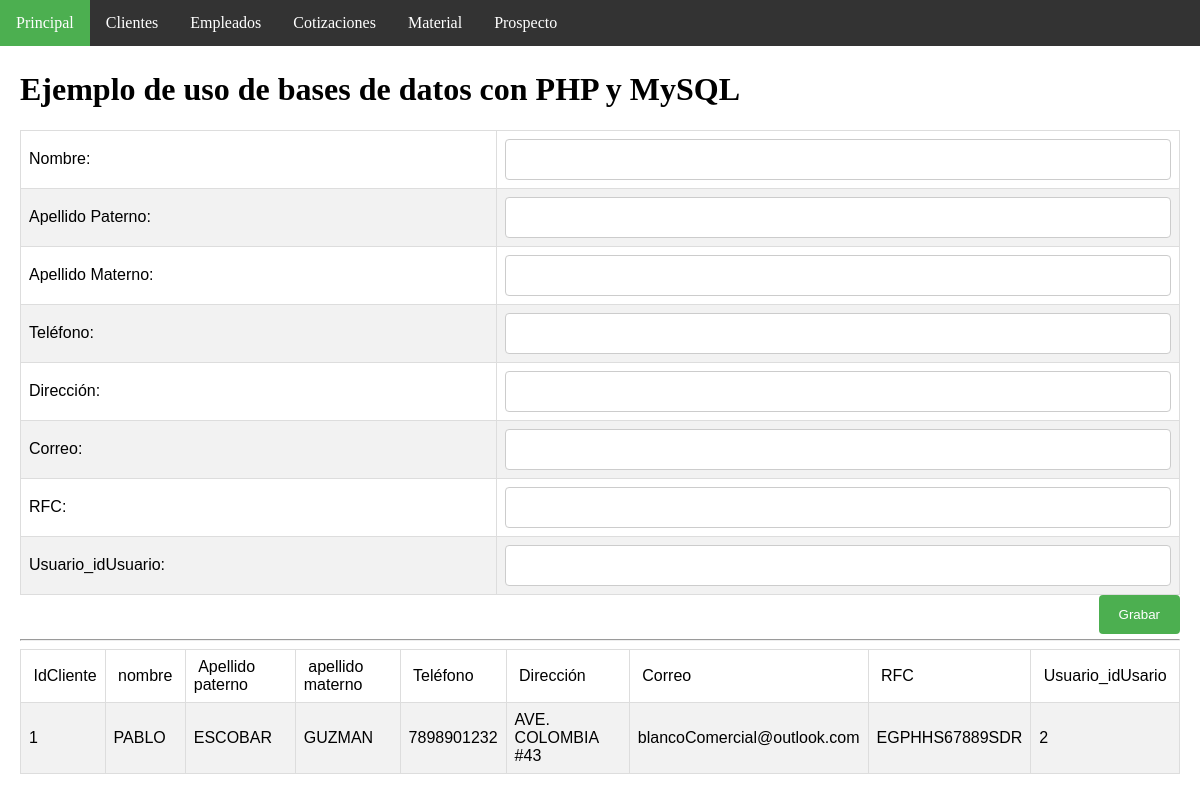
Before: /insertEmpleado.php with the older database file.
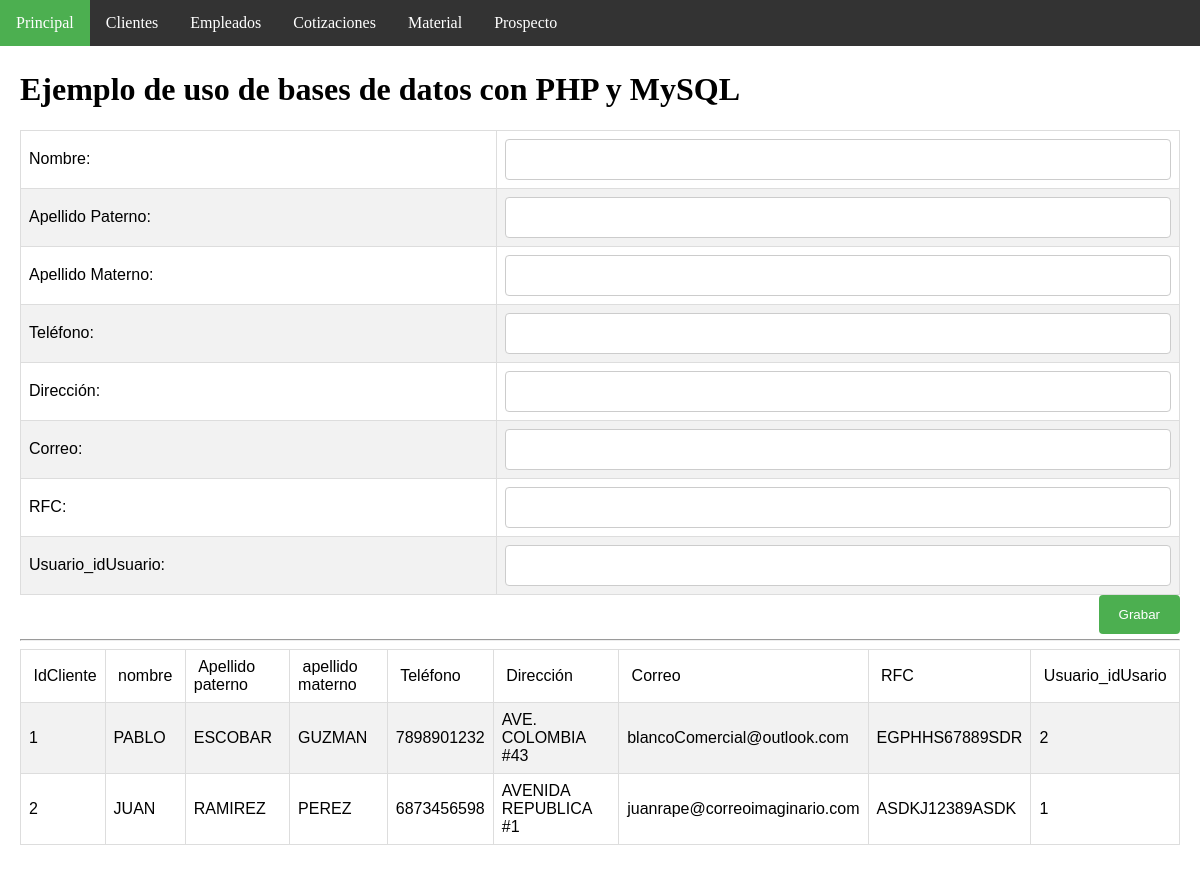
After: the same page with the newer database file.
### tables this page shows
CREATE TABLE `empleado` (
  `idEmpleado` int(11) NOT NULL AUTO_INCREMENT,
  `nombre` varchar(45) NOT NULL,
  `ape-pat` varchar(45) NOT NULL,
  `ape-mat` varchar(45) NOT NULL,
  `telefono` varchar(45) NOT NULL,
  `direccion` varchar(45) NOT NULL,
  `email` varchar(45) NOT NULL,
  `rfc` varchar(45) NOT NULL,
  `Usuario_idUsuario` int(11) NOT NULL,
  PRIMARY KEY (`idEmpleado`,`Usuario_idUsuario`),
  KEY `fk_Empleado_Usuario1_idx` (`Usuario_idUsuario`),
  CONSTRAINT `fk_Empleado_Usuario1` FOREIGN KEY (`Usuario_idUsuario`) REFERENCES `usuario` (`idUsuario`) ON DELETE NO ACTION ON UPDATE NO ACTION
);

### insertEmpleado.php (the view, shortened to what this page needs)
<!DOCTYPE html>
<html>
<head>
   <link rel="stylesheet" type="text/css" href="css/page_style.css">
</head>
<body>
<ul>
  <li><a class="active" href="index.php">Principal</a></li>
  <li><a href="clienteAdmon.php">Clientes</a></li>
  <li><a href="empleadoAdmon.php">Empleados</a></li>
  <li><a href="cotizacionAdmon.php">Cotizaciones</a></li>
  <li><a href="materialAdmon.php">Material</a></li>
  <li><a href="prospectoAdmon.php">Prospecto</a></li>
</ul>
<div style="padding:20px;margin-top:30px;height:1500px;">
<h1>Ejemplo de uso de bases de datos con PHP y MySQL</h1>
<form action="insertEmpleadoDb.php" method="post">
<table>
<tr>
   <td>Nombre:</td>
   <td><input type="text" name="nombre" size="20" maxlength="30"></td>
</tr>
<tr>
   <td>Apellido Paterno:</td>
   <td><input type="text" name="a_p" size="20" maxlength="30"></td>
</tr>
<tr>
   <td>Apellido Materno:</td>
   <td><input type="text" name="a_m" size="20" maxlength="30"></td>
</tr>
<tr>
   <td>Teléfono:</td>
   <td><input type="text" name="tel" size="20" maxlength="30"></td>
</tr>
<tr>
   <td>Dirección:</td>
   <td><input type="text" name="dire" size="20" maxlength="30"></td>
</tr>
<tr>
   <td>Correo:</td>
   <td><input type="text" name="email" size="20" maxlength="30"></td>
</tr>
<tr>
   <td>RFC:</td>
   <td><input type="text" name="rfc" size="20" maxlength="30"></td>
</tr>
<tr>
   <td>Usuario_idUsuario:</td>
   <td><input type="text" name="idu" size="20" maxlength="30"></td>
</tr>
</table>
<input type="submit" name="accion" value="Grabar">
<br><br>
</FORM>
<hr>
<?php
   $link=Conectarse();
   $query="select * from empleado";
   $result=mysqli_query($link,$query);
?>
<center>
 <table>
     <tr>
         <td >&nbsp;IdCliente</td>
         <td>&nbsp;nombre&nbsp;</td>
         <td>&nbsp;Apellido paterno&nbsp;</td>
         <td>&nbsp;apellido materno&nbsp;</td>
         <td>&nbsp;Teléfono&nbsp;</td>
         <td>&nbsp;Dirección&nbsp;</td>
         <td>&nbsp;Correo&nbsp;</td>
         <td>&nbsp;RFC&nbsp;</td>
         <td>&nbsp;Usuario_idUsario&nbsp;</td>
      </tr>
<?php
   while($row = mysqli_fetch_array($result)) {
echo "<tr><td>".$row["idEmpleado"]."</td>";
echo "<td >".$row["nombre"]."</td>";
echo "<td>".$row["ape-pat"]."</td>";
echo "<td>".$row["ape-mat"]."</td>";
echo "<td>".$row["telefono"]."</td>";
echo "<td>".$row["direccion"]."</td>";
echo "<td>".$row["email"]."</td>";
echo "<td>".$row["rfc"]."</td>";
echo "<td>".$row["Usuario_idUsuario"]."</td>";
   }
?>
</table> </center>
</div>
</body>
</html>

Changed rows visible on the page:
added empleado: idEmpleado "2", nombre "JUAN", value "RAMIREZ", value "PEREZ", telefono "6873456598", direccion "AVENIDA REPUBLICA #1", email "juanrape@correoimaginario.com", rfc "ASDKJ12389ASDK", Usuario_idUsuario "1"
